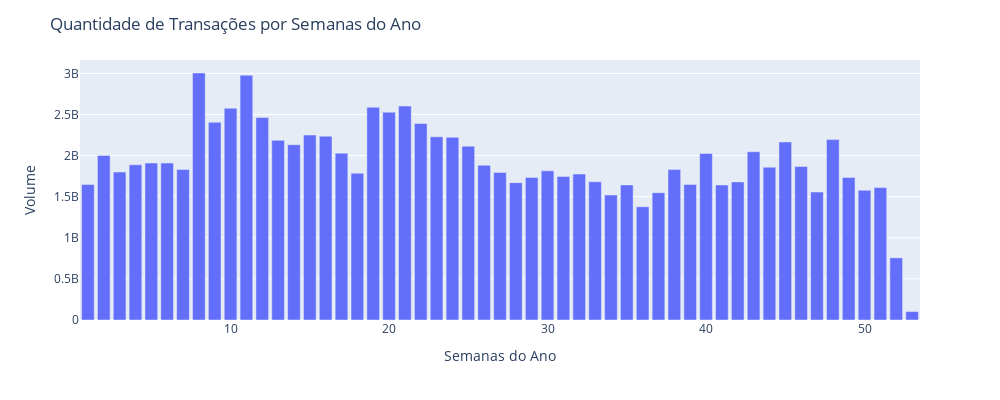

Notebook code for this chart:
### Code cell
# Obtendo o Somatório do Volume agrupado por Week
df_volume = df.groupby(['Week'], as_index=False)['Volume'].sum()

exibirBarPlot(df_volume, 'Week', 'Volume', title='Quantidade de Transações por Semanas do Ano', ylabel='Volume', xlabel='Semanas do Ano')

### Figure 1 — Plotly figure (JSON) as saved in the notebook; plotly's stock layout.template omitted (floating-point values rounded to 4 significant figures)
{"data": [{"alignmentgroup": "True", "hovertemplate": "Week=%{x}<br>Volume=%{y}<extra></extra>", "legendgroup": "", "marker": {"color": "#636efa", "pattern": {"shape": ""}}, "name": "", "offsetgroup": "", "orientation": "v", "showlegend": false, "textposition": "auto", "type": "bar", "x": [1, 2, 3, 4, 5, 6, 7, 8, 9, 10, 11, 12, 13, 14, 15, 16, 17, 18, 19, 20, 21, 22, 23, 24, 25, 26, 27, 28, 29, 30, 31, 32, 33, 34, 35, 36, 37, 38, 39, 40, 41, 42, 43, 44, 45, 46, 47, 48, 49, 50, 51, 52, 53], "xaxis": "x", "y": [1648241500, 2001785400, 1800217300, 1888175200, 1909490200, 1908788200, 1831998900, 3004783200, 2405331700, 2576777800, 2977561200, 2462584300, 2185230100, 2132684800, 2250486400, 2235195300, 2029998300, 1785881600, 2588104200, 2528062900, 2602466700, 2391171700, 2228462600, 2222704600, 2113598400, 1882516300, 1795148900, 1671095100, 1734689500, 1814182800, 1746205800, 1775278300, 1682147900, 1521088100, 1643248900, 1377880900, 1548228900, 1829653800, 1648780100, 2025467700, 1642794100, 1680077700, 2047035700, 1859468100, 2166161400, 1866812500, 1556830200, 2194814200, 1732815300, 1578097500, 1610642300, 756283600, 103172600], "yaxis": "y"}], "layout": {"autosize": false, "barmode": "relative", "height": 400, "legend": {"tracegroupgap": 0}, "margin": {"t": 60}, "title": {"text": "<span>Quantidade de Transações por Semanas do Ano</span>"}, "width": 1000, "xaxis": {"anchor": "y", "domain": [0, 1], "title": {"text": "<span>Semanas do Ano</span>"}}, "yaxis": {"anchor": "x", "domain": [0, 1], "title": {"text": "<span>Volume</span>"}}}}
